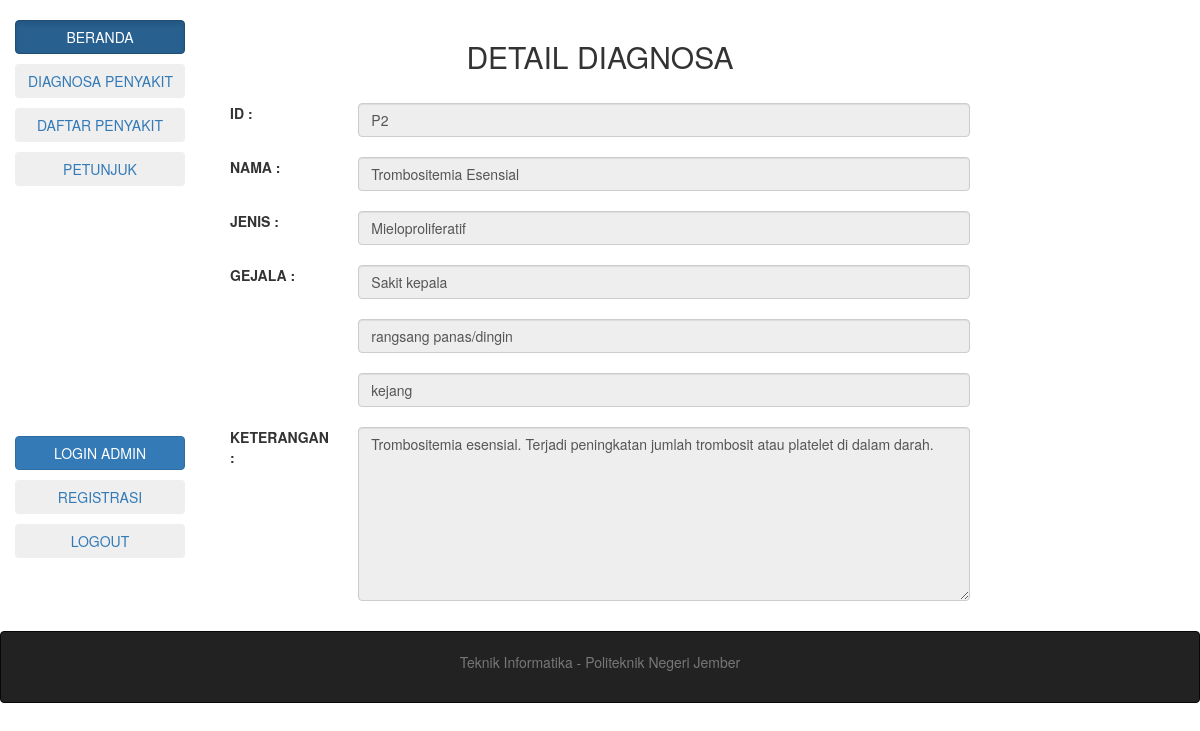
The page /hasildiagnosa.php?id=P2 on the database its author committed.
### tables this page shows
CREATE TABLE `penyakit` (
  `idpenyakit` varchar(20) NOT NULL,
  `namapenyakit` varchar(1000) NOT NULL,
  `jenispenyakit` varchar(20) NOT NULL,
  `keterangan` varchar(1000) NOT NULL
);

CREATE TABLE `basispengetahuan` (
  `namapenyakit` varchar(100) NOT NULL,
  `gejala` varchar(100) NOT NULL
);

### hasildiagnosa.php (the view, shortened to what this page needs)
<?php
include('koneksi.php');
?>
<!DOCTYPE html>
<html lang="en">
<head>
  <link rel="stylesheet" href="https://maxcdn.bootstrapcdn.com/bootstrap/3.3.7/css/bootstrap.min.css">
</head>
<body>
<br>
<div class="container-fluid text-center">
  <div class="row content">
    <div class="col-sm-2 sidenav">
      <p><a href="welcome.php"><button type="button" class="btn btn-primary btn-block active">BERANDA</button></a></p>
      <p><a href="diagnosa.php"><button type="button" class="btn btn-succes btn-block">DIAGNOSA PENYAKIT</button></a></p>
      <p><a href="daftarpenyakit.php"><button type="button" class="btn btn-succes btn-block">DAFTAR PENYAKIT</button></a></p>
      <p><a href="about.php"><button type="button" class="btn btn-succes btn-block">PETUNJUK</button></a></p>
      <br><br><br><br><br><br><br><br><br><br><br><br>
      <p><button type="button" class="btn btn-primary btn-block" id="myBtn">LOGIN ADMIN</button></p>
      <p><a href="register.php"><button type="button" class="btn btn-succes btn-block">REGISTRASI</button></a></p>
      <p><a href="logout2.php"><button type="button" class="btn btn-succes btn-block">LOGOUT</button></a></p>
    </div>
    <div class="col-sm-8 text-left">
      <h2 class="text-center">DETAIL DIAGNOSA</h2>
      <div class="form-group"  method="POST">
      			<br><label class="control-label col-sm-2">ID :</label>
      		<div class="col-sm-10">
                <?php
                       $tampil = "SELECT * FROM penyakit where idpenyakit='".$_GET['id']."'";
                       $sql = mysqli_query ($konek_db,$tampil);
                       while($data = mysqli_fetch_array ($sql))
                    {
                       echo "<input type='text'  class='form-control' id='idpenyakit' readonly value='".$data['idpenyakit']."'><br>";
                    }
                ?>
     		 </div>
        </div>
        <div class="form-group"  method="POST">
      			<br><label class="control-label col-sm-2">NAMA :</label>
      		<div class="col-sm-10">
                <?php
                       $tampil = "SELECT * FROM penyakit where idpenyakit='".$_GET['id']."'";
                       $sql = mysqli_query ($konek_db,$tampil);
                       while($data = mysqli_fetch_array ($sql))
                    {
                       echo "<input type='text'  class='form-control' id='namapenyakit' readonly value='".$data['namapenyakit']."'><br>";
                    }
                ?>
     		 </div>
        </div>
        <div class="form-group"  method="POST">
      			<br><label class="control-label col-sm-2">JENIS :</label>
      		<div class="col-sm-10">
                <?php
                       $tampil = "SELECT * FROM penyakit where idpenyakit='".$_GET['id']."'";
                       $sql = mysqli_query ($konek_db,$tampil);
                       while($data = mysqli_fetch_array ($sql))
                    {
                       echo "<input type='text'  class='form-control' id='jenispenyakit' readonly value='".$data['jenispenyakit']."'><br>";
                    }
                ?>
     		 </div>
        </div>
        <div class="form-group"  method="POST">
      			<br><label class="control-label col-sm-2">GEJALA :</label>
      		<div class="col-sm-10">
                <?php
                       $tampil = "SELECT * FROM penyakit p, basispengetahuan b where p.idpenyakit='".$_GET['id']."' and p.namapenyakit=b.namapenyakit";
                       $sql = mysqli_query ($konek_db,$tampil);
                       while($data = mysqli_fetch_array ($sql))
                    {
                       echo "<input type='text'  class='form-control' id='jenispenyakit' readonly value='".$data['gejala']."'><br>";
                    }
                ?>
     		 </div>
        </div>
        <div class="form-group"  method="POST">
      			<br><label class="control-label col-sm-2">KETERANGAN :</label><br>
      		<div class="col-sm-10">
                <?php
                       $tampil = "SELECT * FROM penyakit where idpenyakit='".$_GET['id']."'";
                       $sql = mysqli_query ($konek_db,$tampil);
                       while($data = mysqli_fetch_array ($sql))
                    {
                       echo "<textarea  rows='8' class='form-control' id='penanganan'  readonly>".$data['keterangan']."</textarea><br>";
                    }
                ?>
     		 </div>
        </div>
    </div>
  </div>
</div>
<footer class="container-fluid text-center">
</footer>
<nav class="navbar navbar-inverse"></br><center><p class="text-muted">Teknik Informatika - Politeknik Negeri Jember</p></center></br>
</body>
</html>

### rows shown on the page
penyakit: idpenyakit "P2", namapenyakit "Trombositemia Esensial", jenispenyakit "Mieloproliferatif", gejala "Sakit kepala", gejala "rangsang panas/dingin", gejala "kejang", keterangan "Trombositemia esensial. Terjadi peningkatan jumlah trombosit atau platelet di dalam darah."
